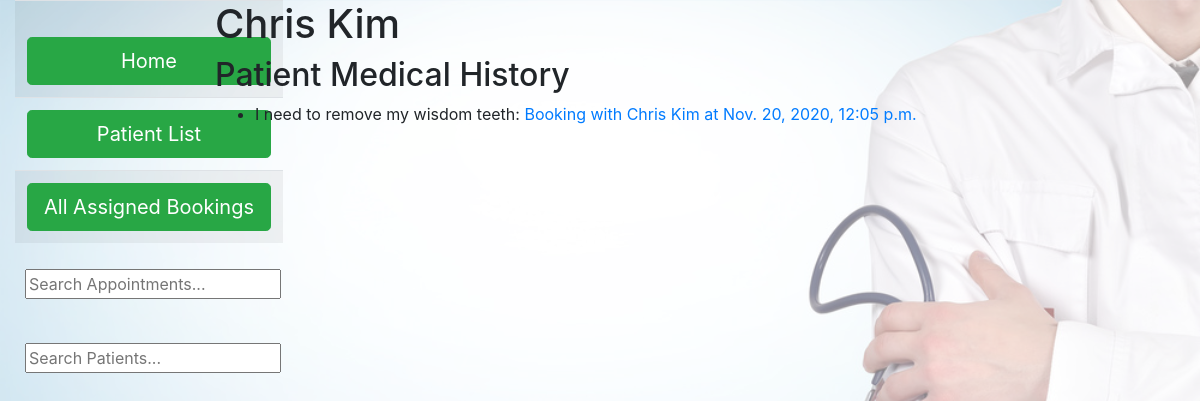
Page /bookings/patient/medicalhistory/1/ (signed in) on the committed database.
### accounts/models.py (models this page shows)
class User(AbstractUser):
    first_name = models.CharField(max_length=20, null=False)
    last_name = models.CharField(max_length=20, null=False)
    DoB = models.DateTimeField(max_length=100, null=True)
    phone_number = models.CharField(max_length=10, null=True,validators=[phone_validator])
    email = models.EmailField(max_length=100, null=True)
    def __str__(self):
        name = self.first_name + " " + self.last_name
        return name

### bookings/models.py (models this page shows, shortened)
class Booking(models.Model):
    title = models.CharField(max_length=20)
    notes = models.TextField(max_length=50, help_text='Booking Notes')
    id = models.TextField(max_length=10, help_text='Booking ID', primary_key=True, default=0)
    importance = models.CharField(max_length=20, help_text='Level of importance ')
    length = models.DurationField(null=True,default=timedelta())
    approved = models.BooleanField(default=False)
    date = models.DateTimeField(max_length=100,null=True)
    patient = models.ForeignKey(User, on_delete=models.SET_NULL, null=True, blank=True, related_name='Patient')
    doctor = models.ForeignKey(Staff, on_delete=models.SET_NULL, null=True, blank=True, related_name='Doctor')
    assistant = models.ForeignKey(Staff, on_delete=models.SET_NULL, null=True, blank=True, related_name='Assistant')

### bookings/views.py (the view)
# urls.py: path('patient/medicalhistory/<int:pk>/', views.MedicalHistory.as_view(), name='patient-medical'),
class MedicalHistory(generic.ListView):
    model = Booking
    template_name = 'bookings/medical_history.html'
    context_object_name = 'booking_list'
    paginate_by = 5
    def get_queryset(self):
        patient_user = self.kwargs['pk']
        return Booking.objects.filter(patient=patient_user, date__lte=timezone.now(), approved=True).order_by('-date')
    def get_context_data(self, **kwargs):
        context = super(MedicalHistory, self).get_context_data(**kwargs)
        role = views.getRole(self.request)
        user_model = apps.get_model('accounts', 'User')
        current_user = user_model.objects.get(pk=self.kwargs['pk'])
        context['role'] = role
        context['firstname'] = self.request.user.first_name
        context['lastname'] = self.request.user.last_name
        context['patient_first'] = current_user.first_name
        context['patient_last'] = current_user.last_name
        return context

### accounts/views.py (called while the page is built)
def getRole(request):
    current_user = User.objects.get(username=request.user.username)
    if Staff.objects.filter(pk=current_user).exists():
        staff_object = Staff.objects.get(pk=current_user)
        return staff_object.role
    return None

### bookings/templates/bookings/medical_history.html
{% extends "staff_base.html" %}
{% block content %}
    <h1>{{patient_first}} {{patient_last}}</h1>
    <h2>Patient Medical History</h2>
    {% if booking_list %}
    <ul>
      {% for booking in booking_list %}
      <li>{{booking.title}}:
        <a href="{% url 'bookings:staff-booking-detail' booking.pk %}">Booking with {{booking.patient}} at {{booking.date}}</a>
      </li>
      {% endfor %}
    </ul>
    {% else %}
      <p>Sorry {{lastname}}, it appears this Patient has no history with the clinic.</p>
    {% endif %}
{% endblock %}

### accounts/static/css/staff.css (style rules this page uses)
body { background-image: url('verification-image.png'); background-size: cover; }

### rows in the picture
User: first_name "Chris", last_name "Kim"
Booking: title "I need to remove my wisdom teeth", patient "Chris Kim", date "Nov. 20, 2020, 12:05 p.m."
